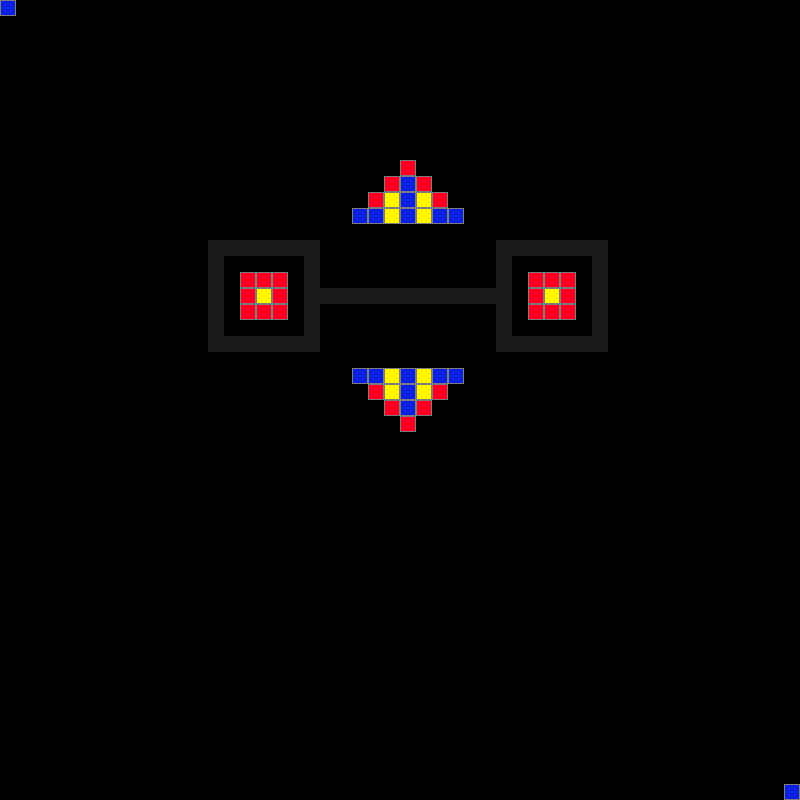

Rendered tile map (Tiled .tmx) drawn with the repository's tilesets; below, a short description and the map source with its tile grids summarised:
An orthogonal 50x50 tile map with 16x16 px tiles, 1 tile layer (Tile Layer 1) and 1 object.

<map version="1.0" orientation="orthogonal" width="50" height="50" tilewidth="16" tileheight="16">
 <tileset firstgid="1" name="Simple" tilewidth="16" tileheight="16">
  <image source="simpleAtlas.png" width="128" height="128" />
 </tileset>
 <layer name="Tile Layer 1" width="50" height="50">
  <data>[2500 cells, 111 non-empty, 4 distinct tile ids]</data>
 </layer>
 <objectgroup name="Object Layer 1" width="50" height="50">
  <object x="503" y="248">
   <polyline points="0,0 16,0 32,0 48,0 64,0 80,0 96,0 96,16 96,32 96,48 96,64 96,80 96,96 80,96 64,96 48,96 32,96 16,96 0,96 0,80 0,64 0,48 -16,48 -32,48 -48,48 -64,48 -80,48 -96,48 -112,48 -128,48 -144,48 -160,48 -176,48 -192,48 -192,64 -192,80 -192,96 -208,96 -224,96 -240,96 -256,96 -272,96 -288,96 -288,80 -288,64 -288,48 -288,32 -288,16 -288,0 -272,0 -256,0 -240,0 -224,0 -208,0 -192,0 -192,16 -192,32 -192,48 -176,48 -160,48 -144,48 -128,48 -112,48 -96,48 -80,48 -64,48 -48,48 -32,48 -16,48 0,48 0,32 0,16 0,0" />
  </object>
 </objectgroup>
</map>
